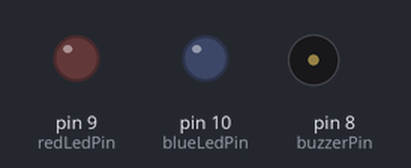
Recording of a sketch running on a simulated Arduino Uno, built with avr-gcc and run on an emulated ATmega328P. On the bench: output pins drawn as LEDs (lit = HIGH), buzzer (waves = sounding).

Above: at 0.2 s.
At 1.4 s:
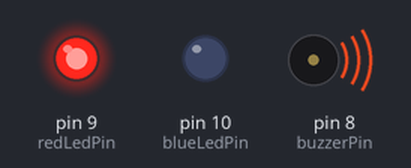
At 2.6 s:
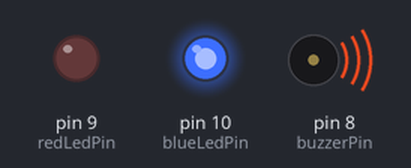
Timing chart, 0 to 3.0 s (numbered marks = the images above):
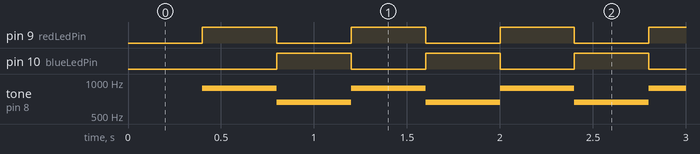

Measured:
- by itself, pin 9 (redLedPin), pin 10 (blueLedPin): alternates HIGH for 0.40 s and LOW for 0.40 s
- by itself, tone on pin 8 (buzzerPin): alternates 880 Hz for 0.40 s and 660 Hz for 0.40 s

The sketch:

buzzerLED.ino
```cpp
int buzzerPin = 8;
int redLedPin = 9;
int blueLedPin = 10;

int sirenState = 0;
unsigned long lastSirenChangeTime = 0;

void setup() {
  pinMode(buzzerPin, OUTPUT);
  pinMode(redLedPin, OUTPUT);
  pinMode(blueLedPin, OUTPUT);
}

void loop() {
  unsigned long currentMillis = millis();

  // Change siren state every 400 milliseconds
  if (currentMillis - lastSirenChangeTime >= 400) {
    lastSirenChangeTime = currentMillis;
    sirenState = 1 - sirenState;

    // Play tone based on siren state
    if (sirenState == 1) {
      tone(buzzerPin, 880);
      digitalWrite(redLedPin, HIGH);
      digitalWrite(blueLedPin, LOW);
    } else {
      tone(buzzerPin, 660);
      digitalWrite(redLedPin, LOW);
      digitalWrite(blueLedPin, HIGH);
    }
  }
}
```
